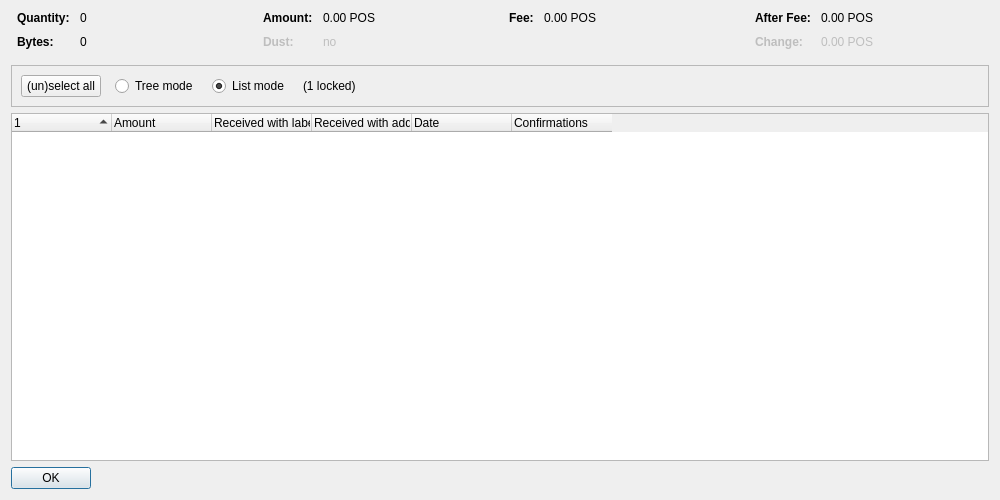
<?xml version="1.0" encoding="UTF-8"?>
<ui version="4.0">
 <class>CoinControlDialog</class>
 <widget class="QDialog" name="CoinControlDialog">
  <property name="geometry">
   <rect>
    <x>0</x>
    <y>0</y>
    <width>1000</width>
    <height>500</height>
   </rect>
  </property>
  <property name="windowTitle">
   <string>Coin Selection</string>
  </property>
  <layout class="QVBoxLayout" name="verticalLayout">
   <item>
    <layout class="QHBoxLayout" name="horizontalLayoutTop" stretch="0,0,0,0">
     <property name="topMargin">
      <number>0</number>
     </property>
     <property name="bottomMargin">
      <number>10</number>
     </property>
     <item>
      <layout class="QFormLayout" name="formLayoutCoinControl1">
       <property name="horizontalSpacing">
        <number>10</number>
       </property>
       <property name="verticalSpacing">
        <number>10</number>
       </property>
       <property name="leftMargin">
        <number>6</number>
       </property>
       <property name="rightMargin">
        <number>6</number>
       </property>
       <item row="0" column="0">
        <widget class="QLabel" name="labelCoinControlQuantityText">
         <property name="font">
          <font>
           <weight>75</weight>
           <bold>true</bold>
          </font>
         </property>
         <property name="text">
          <string>Quantity:</string>
         </property>
        </widget>
       </item>
       <item row="0" column="1">
        <widget class="QLabel" name="labelCoinControlQuantity">
         <property name="cursor">
          <cursorShape>IBeamCursor</cursorShape>
         </property>
         <property name="contextMenuPolicy">
          <enum>Qt::ActionsContextMenu</enum>
         </property>
         <property name="text">
          <string notr="true">0</string>
         </property>
         <property name="textInteractionFlags">
          <set>Qt::LinksAccessibleByMouse|Qt::TextSelectableByKeyboard|Qt::TextSelectableByMouse</set>
         </property>
        </widget>
       </item>
       <item row="1" column="0">
        <widget class="QLabel" name="labelCoinControlBytesText">
         <property name="font">
          <font>
           <weight>75</weight>
           <bold>true</bold>
          </font>
         </property>
         <property name="text">
          <string>Bytes:</string>
         </property>
        </widget>
       </item>
       <item row="1" column="1">
        <widget class="QLabel" name="labelCoinControlBytes">
         <property name="cursor">
          <cursorShape>IBeamCursor</cursorShape>
         </property>
         <property name="contextMenuPolicy">
          <enum>Qt::ActionsContextMenu</enum>
         </property>
         <property name="text">
          <string notr="true">0</string>
         </property>
         <property name="textInteractionFlags">
          <set>Qt::LinksAccessibleByMouse|Qt::TextSelectableByKeyboard|Qt::TextSelectableByMouse</set>
         </property>
        </widget>
       </item>
      </layout>
     </item>
     <item>
      <layout class="QFormLayout" name="formLayoutCoinControl2">
       <property name="horizontalSpacing">
        <number>10</number>
       </property>
       <property name="verticalSpacing">
        <number>10</number>
       </property>
       <property name="leftMargin">
        <number>6</number>
       </property>
       <property name="rightMargin">
        <number>6</number>
       </property>
       <item row="0" column="0">
        <widget class="QLabel" name="labelCoinControlAmountText">
         <property name="font">
          <font>
           <weight>75</weight>
           <bold>true</bold>
          </font>
         </property>
         <property name="text">
          <string>Amount:</string>
         </property>
        </widget>
       </item>
       <item row="0" column="1">
        <widget class="QLabel" name="labelCoinControlAmount">
         <property name="cursor">
          <cursorShape>IBeamCursor</cursorShape>
         </property>
         <property name="contextMenuPolicy">
          <enum>Qt::ActionsContextMenu</enum>
         </property>
         <property name="text">
          <string notr="true">0.00 POS</string>
         </property>
         <property name="textInteractionFlags">
          <set>Qt::LinksAccessibleByMouse|Qt::TextSelectableByKeyboard|Qt::TextSelectableByMouse</set>
         </property>
        </widget>
       </item>
       <item row="1" column="0">
        <widget class="QLabel" name="labelCoinControlLowOutputText">
         <property name="enabled">
          <bool>false</bool>
         </property>
         <property name="font">
          <font>
           <weight>75</weight>
           <bold>true</bold>
          </font>
         </property>
         <property name="text">
          <string>Dust:</string>
         </property>
        </widget>
       </item>
       <item row="1" column="1">
        <widget class="QLabel" name="labelCoinControlLowOutput">
         <property name="enabled">
          <bool>false</bool>
         </property>
         <property name="cursor">
          <cursorShape>IBeamCursor</cursorShape>
         </property>
         <property name="contextMenuPolicy">
          <enum>Qt::ActionsContextMenu</enum>
         </property>
         <property name="text">
          <string notr="true">no</string>
         </property>
         <property name="textInteractionFlags">
          <set>Qt::LinksAccessibleByMouse|Qt::TextSelectableByKeyboard|Qt::TextSelectableByMouse</set>
         </property>
        </widget>
       </item>
      </layout>
     </item>
     <item>
      <layout class="QFormLayout" name="formLayoutCoinControl3">
       <property name="horizontalSpacing">
        <number>10</number>
       </property>
       <property name="verticalSpacing">
        <number>10</number>
       </property>
       <property name="leftMargin">
        <number>6</number>
       </property>
       <property name="rightMargin">
        <number>6</number>
       </property>
       <item row="0" column="0">
        <widget class="QLabel" name="labelCoinControlFeeText">
         <property name="font">
          <font>
           <weight>75</weight>
           <bold>true</bold>
          </font>
         </property>
         <property name="text">
          <string>Fee:</string>
         </property>
        </widget>
       </item>
       <item row="0" column="1">
        <widget class="QLabel" name="labelCoinControlFee">
         <property name="cursor">
          <cursorShape>IBeamCursor</cursorShape>
         </property>
         <property name="contextMenuPolicy">
          <enum>Qt::ActionsContextMenu</enum>
         </property>
         <property name="text">
          <string notr="true">0.00 POS</string>
         </property>
         <property name="textInteractionFlags">
          <set>Qt::LinksAccessibleByMouse|Qt::TextSelectableByKeyboard|Qt::TextSelectableByMouse</set>
         </property>
        </widget>
       </item>
      </layout>
     </item>
     <item>
      <layout class="QFormLayout" name="formLayoutCoinControl4">
       <property name="horizontalSpacing">
        <number>10</number>
       </property>
       <property name="verticalSpacing">
        <number>10</number>
       </property>
       <property name="leftMargin">
        <number>6</number>
       </property>
       <property name="rightMargin">
        <number>6</number>
       </property>
       <item row="0" column="0">
        <widget class="QLabel" name="labelCoinControlAfterFeeText">
         <property name="font">
          <font>
           <weight>75</weight>
           <bold>true</bold>
          </font>
         </property>
         <property name="text">
          <string>After Fee:</string>
         </property>
        </widget>
       </item>
       <item row="0" column="1">
        <widget class="QLabel" name="labelCoinControlAfterFee">
         <property name="cursor">
          <cursorShape>IBeamCursor</cursorShape>
         </property>
         <property name="contextMenuPolicy">
          <enum>Qt::ActionsContextMenu</enum>
         </property>
         <property name="text">
          <string notr="true">0.00 POS</string>
         </property>
         <property name="textInteractionFlags">
          <set>Qt::LinksAccessibleByMouse|Qt::TextSelectableByKeyboard|Qt::TextSelectableByMouse</set>
         </property>
        </widget>
       </item>
       <item row="1" column="0">
        <widget class="QLabel" name="labelCoinControlChangeText">
         <property name="enabled">
          <bool>false</bool>
         </property>
         <property name="font">
          <font>
           <weight>75</weight>
           <bold>true</bold>
          </font>
         </property>
         <property name="text">
          <string>Change:</string>
         </property>
        </widget>
       </item>
       <item row="1" column="1">
        <widget class="QLabel" name="labelCoinControlChange">
         <property name="enabled">
          <bool>false</bool>
         </property>
         <property name="cursor">
          <cursorShape>IBeamCursor</cursorShape>
         </property>
         <property name="contextMenuPolicy">
          <enum>Qt::ActionsContextMenu</enum>
         </property>
         <property name="text">
          <string notr="true">0.00 POS</string>
         </property>
         <property name="textInteractionFlags">
          <set>Qt::LinksAccessibleByMouse|Qt::TextSelectableByKeyboard|Qt::TextSelectableByMouse</set>
         </property>
        </widget>
       </item>
      </layout>
     </item>
    </layout>
   </item>
   <item>
    <widget class="QFrame" name="frame">
     <property name="minimumSize">
      <size>
       <width>0</width>
       <height>40</height>
      </size>
     </property>
     <property name="frameShape">
      <enum>QFrame::StyledPanel</enum>
     </property>
     <property name="frameShadow">
      <enum>QFrame::Sunken</enum>
     </property>
     <layout class="QHBoxLayout" name="horizontalLayout">
      <item>
       <layout class="QHBoxLayout" name="horizontalLayoutPanel" stretch="0,0,0,0,0">
        <property name="spacing">
         <number>14</number>
        </property>
        <item>
         <widget class="QPushButton" name="pushButtonSelectAll">
          <property name="sizePolicy">
           <sizepolicy hsizetype="Maximum" vsizetype="Fixed">
            <horstretch>0</horstretch>
            <verstretch>0</verstretch>
           </sizepolicy>
          </property>
          <property name="text">
           <string>(un)select all</string>
          </property>
          <property name="autoDefault">
           <bool>false</bool>
          </property>
         </widget>
        </item>
        <item>
         <widget class="QRadioButton" name="radioTreeMode">
          <property name="sizePolicy">
           <sizepolicy hsizetype="Maximum" vsizetype="Fixed">
            <horstretch>0</horstretch>
            <verstretch>0</verstretch>
           </sizepolicy>
          </property>
          <property name="text">
           <string>Tree mode</string>
          </property>
         </widget>
        </item>
        <item>
         <widget class="QRadioButton" name="radioListMode">
          <property name="sizePolicy">
           <sizepolicy hsizetype="Maximum" vsizetype="Fixed">
            <horstretch>0</horstretch>
            <verstretch>0</verstretch>
           </sizepolicy>
          </property>
          <property name="text">
           <string>List mode</string>
          </property>
          <property name="checked">
           <bool>true</bool>
          </property>
         </widget>
        </item>
        <item>
         <widget class="QLabel" name="labelLocked">
          <property name="text">
           <string notr="true">(1 locked)</string>
          </property>
         </widget>
        </item>
        <item>
         <spacer name="horizontalSpacer">
          <property name="orientation">
           <enum>Qt::Horizontal</enum>
          </property>
          <property name="sizeHint" stdset="0">
           <size>
            <width>40</width>
            <height>20</height>
           </size>
          </property>
         </spacer>
        </item>
       </layout>
      </item>
     </layout>
    </widget>
   </item>
   <item>
    <widget class="CoinControlTreeWidget" name="treeWidget">
     <property name="contextMenuPolicy">
      <enum>Qt::CustomContextMenu</enum>
     </property>
     <property name="sortingEnabled">
      <bool>false</bool>
     </property>
     <property name="columnCount">
      <number>6</number>
     </property>
     <attribute name="headerShowSortIndicator" stdset="0">
      <bool>true</bool>
     </attribute>
     <attribute name="headerStretchLastSection">
      <bool>false</bool>
     </attribute>
     <column>
      <property name="text">
       <string/>
      </property>
     </column>
     <column>
      <property name="text">
       <string>Amount</string>
      </property>
     </column>
     <column>
      <property name="text">
       <string>Received with label</string>
      </property>
     </column>
     <column>
      <property name="text">
       <string>Received with address</string>
      </property>
     </column>
     <column>
      <property name="text">
       <string>Date</string>
      </property>
     </column>
     <column>
      <property name="text">
       <string>Confirmations</string>
      </property>
      <property name="toolTip">
       <string>Confirmed</string>
      </property>
     </column>
     <column>
      <property name="text">
       <string/>
      </property>
     </column>
     <column>
      <property name="text">
       <string/>
      </property>
     </column>
     <column>
      <property name="text">
       <string/>
      </property>
     </column>
     <column>
      <property name="text">
       <string/>
      </property>
     </column>
    </widget>
   </item>
   <item>
    <widget class="QDialogButtonBox" name="buttonBox">
     <property name="sizePolicy">
      <sizepolicy hsizetype="Maximum" vsizetype="Fixed">
       <horstretch>0</horstretch>
       <verstretch>0</verstretch>
      </sizepolicy>
     </property>
     <property name="orientation">
      <enum>Qt::Horizontal</enum>
     </property>
     <property name="standardButtons">
      <set>QDialogButtonBox::Ok</set>
     </property>
    </widget>
   </item>
  </layout>
 </widget>
 <customwidgets>
  <customwidget>
   <class>CoinControlTreeWidget</class>
   <extends>QTreeWidget</extends>
   <header>qt/coincontroltreewidget.h</header>
  </customwidget>
 </customwidgets>
 <resources/>
 <connections/>
</ui>
